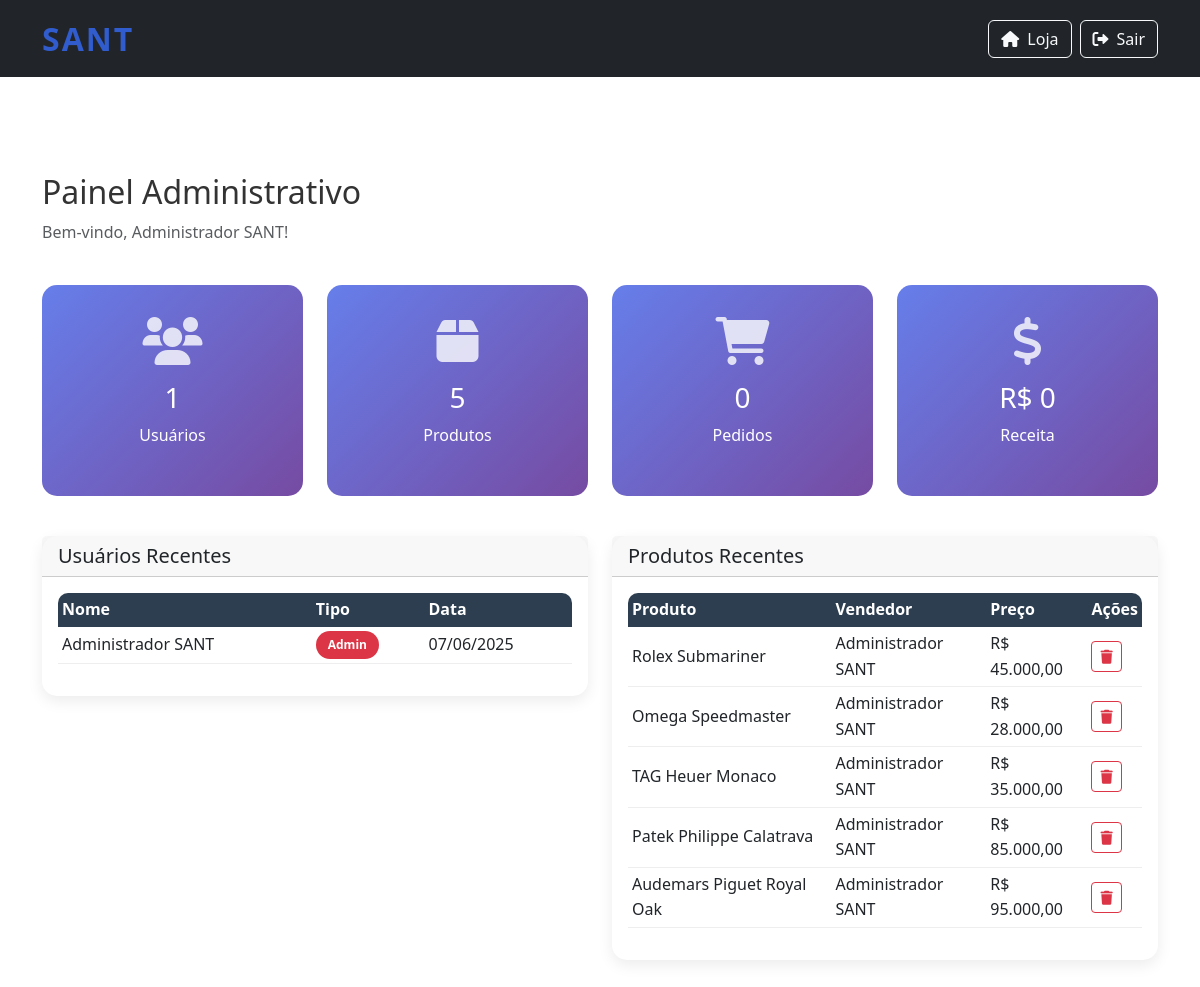
/admin.php (signed in), run on the app's committed database.
### tables this page shows
CREATE TABLE users (
    id INT AUTO_INCREMENT PRIMARY KEY,
    username VARCHAR(50) UNIQUE NOT NULL,
    email VARCHAR(100) UNIQUE NOT NULL,
    password VARCHAR(255) NOT NULL,
    full_name VARCHAR(100) NOT NULL,
    user_type ENUM('admin', 'buyer', 'seller') NOT NULL,
    profile_image VARCHAR(255) DEFAULT NULL,
    created_at TIMESTAMP DEFAULT CURRENT_TIMESTAMP,
    updated_at TIMESTAMP DEFAULT CURRENT_TIMESTAMP ON UPDATE CURRENT_TIMESTAMP
);

CREATE TABLE products (
    id INT AUTO_INCREMENT PRIMARY KEY,
    name VARCHAR(100) NOT NULL,
    brand VARCHAR(50) NOT NULL,
    description TEXT,
    price DECIMAL(10,2) NOT NULL,
    image_url VARCHAR(255),
    stock_quantity INT DEFAULT 0,
    seller_id INT,
    created_at TIMESTAMP DEFAULT CURRENT_TIMESTAMP,
    updated_at TIMESTAMP DEFAULT CURRENT_TIMESTAMP ON UPDATE CURRENT_TIMESTAMP,
    FOREIGN KEY (seller_id) REFERENCES users(id) ON DELETE CASCADE
);

### admin.php (the view, shortened to what this page needs)
<?php
require_once 'includes/auth.php';
$stmt = $pdo->query("SELECT COUNT(*) as total_users FROM users");
$total_users = $stmt->fetch(PDO::FETCH_ASSOC)['total_users'];
$stmt = $pdo->query("SELECT COUNT(*) as total_products FROM products");
$total_products = $stmt->fetch(PDO::FETCH_ASSOC)['total_products'];
$stmt = $pdo->query("SELECT COUNT(*) as total_orders FROM orders");
$total_orders = $stmt->fetch(PDO::FETCH_ASSOC)['total_orders'];
$stmt = $pdo->query("SELECT SUM(total_amount) as total_revenue FROM orders WHERE status = 'confirmed'");
$total_revenue = $stmt->fetch(PDO::FETCH_ASSOC)['total_revenue'] ?? 0;
$stmt = $pdo->query("SELECT * FROM users ORDER BY created_at DESC LIMIT 5");
$recent_users = $stmt->fetchAll(PDO::FETCH_ASSOC);
$stmt = $pdo->query("SELECT p.*, u.full_name as seller_name FROM products p LEFT JOIN users u ON p.seller_id = u.id ORDER BY p.created_at DESC LIMIT 5");
$recent_products = $stmt->fetchAll(PDO::FETCH_ASSOC);
?>
<!DOCTYPE html>
<html lang="pt-BR">
<head>
    <link href="https://cdn.jsdelivr.net/npm/bootstrap@5.3.0/dist/css/bootstrap.min.css" rel="stylesheet">
    <link href="https://cdnjs.cloudflare.com/ajax/libs/font-awesome/6.0.0/css/all.min.css" rel="stylesheet">
    <link href="assets/css/style.css" rel="stylesheet">
</head>
<body>
    <nav class="navbar navbar-expand-lg navbar-dark bg-dark">
        <div class="container">
            <a class="navbar-brand fw-bold fs-2" href="index.php">SANT</a>
            <div class="d-flex">
                <a href="index.php" class="btn btn-outline-light me-2">
                    <i class="fas fa-home me-2"></i>Loja
                </a>
                <a href="logout.php" class="btn btn-outline-light">
                    <i class="fas fa-sign-out-alt me-2"></i>Sair
                </a>
            </div>
        </div>
    </nav>
    <div class="container py-5 mt-5">
        <div class="row">
            <div class="col-12 mb-4">
                <h2>Painel Administrativo</h2>
                <p class="text-muted">Bem-vindo, <?= htmlspecialchars($_SESSION['full_name']) ?>!</p>
            </div>
        </div>
        <div class="row mb-4">
            <div class="col-lg-3 col-md-6 mb-3">
                <div class="dashboard-card">
                    <i class="fas fa-users"></i>
                    <h3><?= $total_users ?></h3>
                    <p>Usuários</p>
                </div>
            </div>
            <div class="col-lg-3 col-md-6 mb-3">
                <div class="dashboard-card">
                    <i class="fas fa-box"></i>
                    <h3><?= $total_products ?></h3>
                    <p>Produtos</p>
                </div>
            </div>
            <div class="col-lg-3 col-md-6 mb-3">
                <div class="dashboard-card">
                    <i class="fas fa-shopping-cart"></i>
                    <h3><?= $total_orders ?></h3>
                    <p>Pedidos</p>
                </div>
            </div>
            <div class="col-lg-3 col-md-6 mb-3">
                <div class="dashboard-card">
                    <i class="fas fa-dollar-sign"></i>
                    <h3>R$ <?= number_format($total_revenue, 0, ',', '.') ?></h3>
                    <p>Receita</p>
                </div>
            </div>
        </div>
        <div class="row">
            <div class="col-lg-6 mb-4">
                <div class="card">
                    <div class="card-header">
                        <h5 class="mb-0">Usuários Recentes</h5>
                    </div>
                    <div class="card-body">
                        <div class="table-responsive">
                            <table class="table table-sm">
                                <thead>
                                    <tr>
                                        <th>Nome</th>
                                        <th>Tipo</th>
                                        <th>Data</th>
                                    </tr>
                                </thead>
                                <tbody>
                                    <?php foreach ($recent_users as $user): ?>
                                        <tr>
                                            <td><?= htmlspecialchars($user['full_name']) ?></td>
                                            <td>
                                                <span class="badge bg-<?= $user['user_type'] === 'admin' ? 'danger' : ($user['user_type'] === 'seller' ? 'warning' : 'primary') ?>">
                                                    <?= ucfirst($user['user_type']) ?>
                                                </span>
                                            </td>
                                            <td><?= date('d/m/Y', strtotime($user['created_at'])) ?></td>
                                        </tr>
                                    <?php endforeach; ?>
                                </tbody>
                            </table>
                        </div>
                    </div>
                </div>
            </div>
            <div class="col-lg-6 mb-4">
                <div class="card">
                    <div class="card-header">
                        <h5 class="mb-0">Produtos Recentes</h5>
                    </div>
                    <div class="card-body">
                        <div class="table-responsive">
                            <table class="table table-sm">
                                <thead>
                                    <tr>
                                        <th>Produto</th>
                                        <th>Vendedor</th>
                                        <th>Preço</th>
                                        <th>Ações</th>
                                    </tr>
                                </thead>
                                <tbody>
                                    <?php foreach ($recent_products as $product): ?>
                                        <tr>
                                            <td><?= htmlspecialchars($product['name']) ?></td>
                                            <td><?= htmlspecialchars($product['seller_name'] ?? 'SANT') ?></td>
                                            <td>R$ <?= number_format($product['price'], 2, ',', '.') ?></td>
                                            <td>
                                                <button class="btn btn-outline-danger btn-sm" onclick="deleteProduct(<?= $product['id'] ?>)">
                                                    <i class="fas fa-trash"></i>
                                                </button>
                                            </td>
                                        </tr>
                                    <?php endforeach; ?>
                                </tbody>
                            </table>
                        </div>
                    </div>
                </div>
            </div>
        </div>
    </div>
</body>
</html>

### assets/css/style.css (style rules this page uses)
:root { --primary-color: #2c3e50; --secondary-color: #34495e; --accent-color: #e74c3c; --gold-color: #305ccd; --light-gray: #ecf0f1; --dark-gray: #7f8c8d; }
* { margin: 0; padding: 0; box-sizing: border-box; }
body { font-family: "Segoe UI", Tahoma, Geneva, Verdana, sans-serif; line-height: 1.6; color: #333; }
.navbar-brand { font-size: 2rem; font-weight: 700; letter-spacing: 2px; color: var(--gold-color); }
.card { border-radius: 15px; border: none; box-shadow: 0 5px 15px rgba(0, 0, 0, 0.08); transition: all 0.3s ease; }
.dashboard-card { background: linear-gradient(135deg, #667eea 0%, #764ba2 100%); color: white; border-radius: 15px; padding: 2rem; text-align: center; transition: transform 0.3s ease; }
.dashboard-card i { font-size: 3rem; margin-bottom: 1rem; opacity: 0.8; }
.table-responsive { border-radius: 10px; overflow: hidden; }
.table th { background-color: var(--primary-color); color: white; border: none; font-weight: 600; }
.table td { vertical-align: middle; border-color: #eee; }
.badge { font-size: 0.75rem; padding: 0.5rem 0.75rem; border-radius: 20px; }

### data on the page
users: full_name "Administrador SANT", user_type "Admin", created_at "07/06/2025"
products: name "Rolex Submariner", seller.full_name "Administrador SANT", price "45.000,00"
products: name "Omega Speedmaster", seller.full_name "Administrador SANT", price "28.000,00"
products: name "TAG Heuer Monaco", seller.full_name "Administrador SANT", price "35.000,00"
products: name "Patek Philippe Calatrava", seller.full_name "Administrador SANT", price "85.000,00"
products: name "Audemars Piguet Royal Oak", seller.full_name "Administrador SANT", price "95.000,00"

### other printed values
$_SESSION['full_name'] "Administrador SANT"
$total_users "1"
$total_products "5"
$total_orders "0"
$total_revenue "0"
